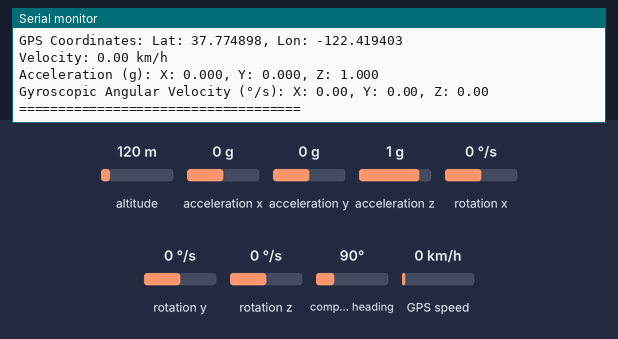
The sketch below on a simulated Arduino Mega 2560, built with avr-gcc and run on an emulated ATmega2560. On the bench: the last lines printed to the serial monitor. Inputs (shaded band) come from the test bench; at power-on: acceleration x 0 g, acceleration y 0 g, acceleration z 1 g, rotation x 0 °/s, rotation y 0 °/s, altitude 120 m, rotation z 0 °/s, compass heading 90°, GPS speed 0 km/h. The GPS gets a fix after 3 s at 37.7749, -122.4194 with 8 satellites.

Above: at 3.2 s.
3.3 s: acceleration x set to -1.4 g
At 4.6 s:
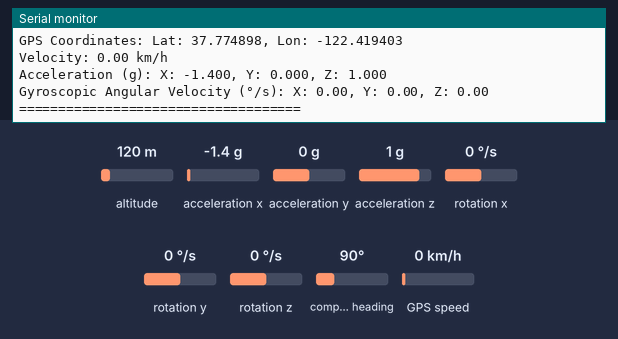
4.8 s: acceleration y set to -1.4 g
At 6.1 s:
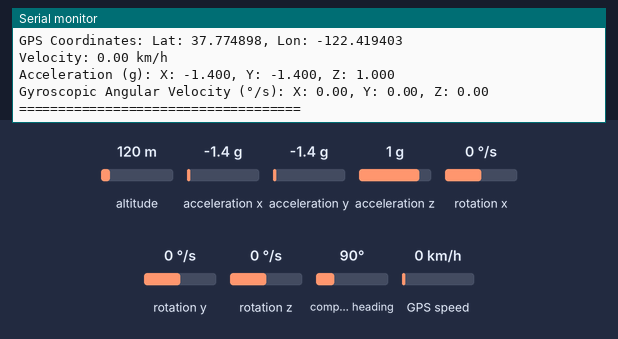
6.3 s: acceleration z set to -1.4 g
At 7.7 s:
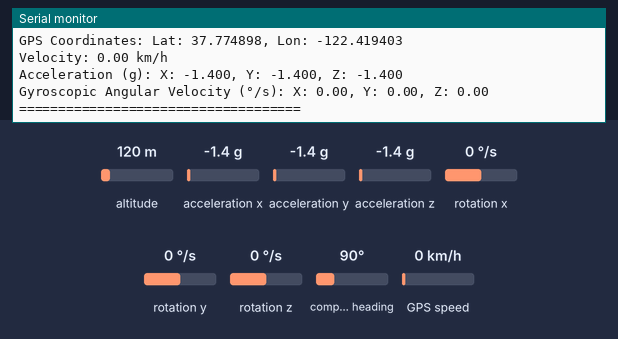
7.8 s: rotation x set to -192 °/s
At 9.1 s:
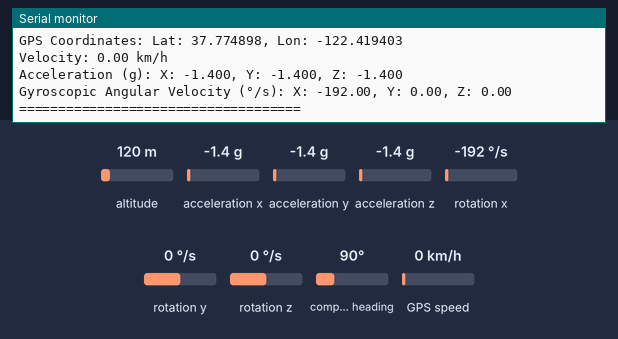
9.3 s: rotation y set to -192 °/s
At 10.3 s:
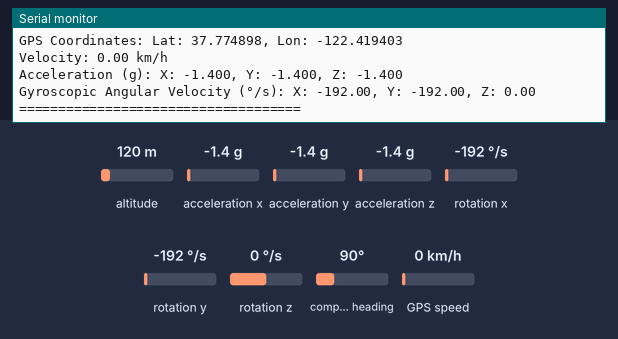
Timing chart, 0 to 11.8 s (numbered marks = the images above; inputs shaded):
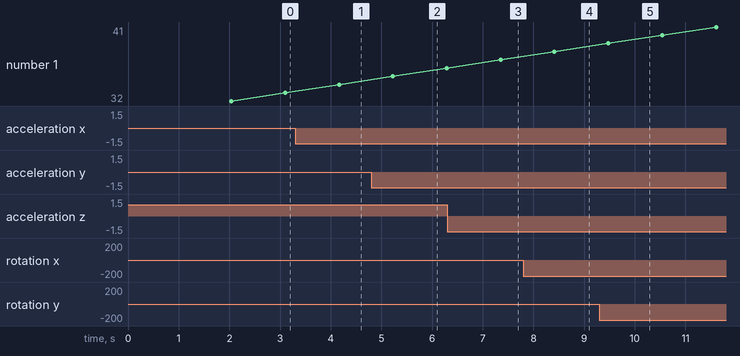

Measured:
- after the input at 3.3 s, the serial monitor: prints a new line after 0.87 s (image 1)
- after the input at 4.8 s, the serial monitor: prints a new line after 0.43 s (image 2)
- after the input at 6.3 s, the serial monitor: prints a new line after 1.1 s (image 3)
- after the input at 7.8 s, the serial monitor: prints a new line after 0.63 s (image 4)
- after the input at 9.3 s, the serial monitor: prints a new line after 0.19 s (image 5)

The sketch:

test_sensors.ino
```cpp
#include <Wire.h>             // I2C communication library for MPU6050 sensor
                              // -> Built-in library in Arduino IDE
#include <MPU6050.h>          // MPU6050 library for reading accelerometer and gyroscope data
                              // -> Install from Arduino Library Manager (Search for "MPU6050 by Electornic Cats")
#include <TinyGPS++.h>        // TinyGPS++ library for parsing GPS data
                              // Install from Arduino Library Manager (Search for "TinyGPSPlus" by Mikal Hart)

// Use Serial1 or Serial2 for GPS communication (Hardware Serial for Portenta H7)
#define GPS_BAUD 9600

// Create instances for MPU6050 and GPS
MPU6050 mpu;
TinyGPSPlus gps; // GPS object

// Define data structure to hold sensor measurements
struct SensorData {
  String date;
  String time;
  double latitude;
  double longitude;
  float velocity;
  float ax, ay, az; // Accelerations in all axes
  float gx, gy, gz; // Gyroscopic angular velocities in all axes
};

// Initialize sensor readings
SensorData sensorData;

void setup() {
  // Define status for debugging purposes
  int devStatus = 0;

  // Start serial communication for debugging
  Serial.begin(115200);
  while (!Serial); // Wait for the Serial Monitor to open

  // ============= Initialize MPU6050 (GY-521) =============
  Wire.begin();
  mpu.initialize();

  // Check if the MPU6050 is connected
  if (!mpu.testConnection()) {
    Serial.println("MPU6050 connection failed");
    while (1); // Halt the program
  } else {
    Serial.println("MPU6050 connection successful");
  }

  /* Supply your gyro offsets here, scaled for min sensitivity */
  // Offstes form running EC MPU6050 Lib example: MPU650_zero.ino
  mpu.setXAccelOffset(2290);
  mpu.setYAccelOffset(-2687);
  mpu.setZAccelOffset(5392);
  mpu.setXGyroOffset(35);
  mpu.setYGyroOffset(-55);
  mpu.setZGyroOffset(7);

  /* Making sure it worked (returns 0 if so) */
  if (devStatus == 0) {
    mpu.CalibrateAccel(6);  // Calibration Time: generate offsets and calibrate our MPU6050
    mpu.CalibrateGyro(6);
    Serial.println("These are the Active offsets: ");
    mpu.PrintActiveOffsets();
  }

  Serial.println("MPU6050 Initialized");

  // ============

  // Initialize GPS communication with Serial1
  Serial1.begin(GPS_BAUD);
  Serial.println("GPS Initialized");

  // Allow time for sensors to initialize
  delay(2000);
}

void loop() {
  // Read MPU6050 data (accelerations and gyroscope)
  int16_t axRaw, ayRaw, azRaw, gxRaw, gyRaw, gzRaw;
  mpu.getAcceleration(&axRaw, &ayRaw, &azRaw);
  mpu.getRotation(&gxRaw, &gyRaw, &gzRaw);

  // Convert accelerometer readings to g (1g = 9.81 m/s^2)
  sensorData.ax = axRaw / 16384.0;  // 16384 is the scale for ±2g range
  sensorData.ay = ayRaw / 16384.0;
  sensorData.az = azRaw / 16384.0;

  // Convert gyroscope readings to degrees per second
  sensorData.gx = gxRaw / 131.0;  // 131 is the scale for ±250°/s range
  sensorData.gy = gyRaw / 131.0;
  sensorData.gz = gzRaw / 131.0;

  // Read GPS data
  while (Serial1.available() > 0) {
    gps.encode(Serial1.read());
  }

  // If GPS fix is available, store the position and velocity
  if (gps.location.isUpdated()) {
    sensorData.latitude = gps.location.lat();
    sensorData.longitude = gps.location.lng();
  }

  if (gps.speed.isUpdated()) {
    sensorData.velocity = gps.speed.kmph();  // Velocity in km/h
  }

  // Get current date and time from GPS
  if (gps.date.isUpdated() && gps.time.isUpdated()) {
    sensorData.date = String(gps.date.day()) + "/" + String(gps.date.month()) + "/" + String(gps.date.year());
    sensorData.time = String(gps.time.hour()) + ":" + String(gps.time.minute()) + ":" + String(gps.time.second());
  }

  // Print the sensor measurements to the Serial Monitor
  printSensorData(sensorData);

  // Wait before next reading (set to 1 second)
  delay(1000);
}

// Function to print sensor data in a nice format
void printSensorData(SensorData data) {
  Serial.println("====================================");
  Serial.println("Measurement Data:");
  Serial.print("Date: ");
  Serial.println(data.date);
  Serial.print("Time: ");
  Serial.println(data.time);
  Serial.print("GPS Coordinates: ");
  Serial.print("Lat: ");
  Serial.print(data.latitude, 6);
  Serial.print(", Lon: ");
  Serial.println(data.longitude, 6);
  Serial.print("Velocity: ");
  Serial.print(data.velocity);
  Serial.println(" km/h");

  Serial.print("Acceleration (g): ");
  Serial.print("X: ");
  Serial.print(data.ax, 3);
  Serial.print(", Y: ");
  Serial.print(data.ay, 3);
  Serial.print(", Z: ");
  Serial.println(data.az, 3);

  Serial.print("Gyroscopic Angular Velocity (°/s): ");
  Serial.print("X: ");
  Serial.print(data.gx, 2);
  Serial.print(", Y: ");
  Serial.print(data.gy, 2);
  Serial.print(", Z: ");
  Serial.println(data.gz, 2);

  Serial.println("====================================");
}
```
